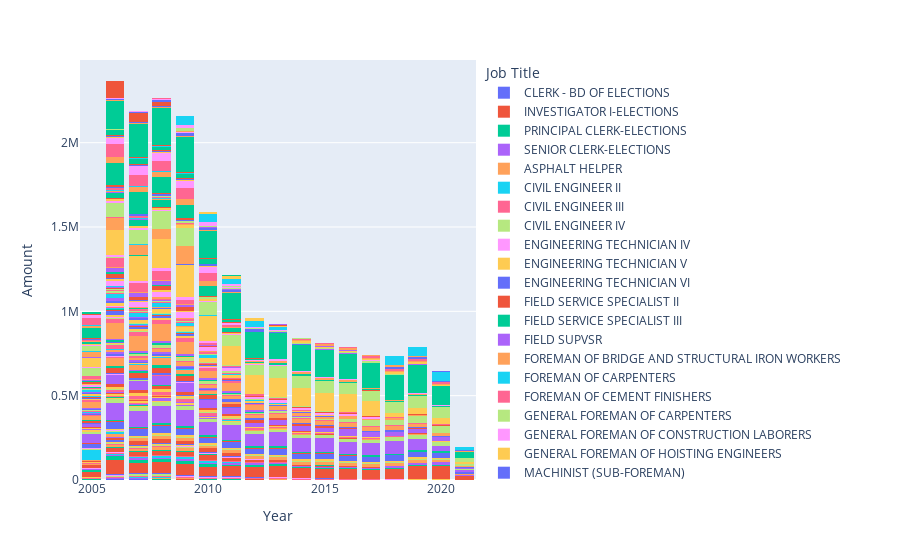

Source (notebook cell):
### Code cell
fig = px.bar(df_year_s, x="Year", y="Amount", color="Job Title", barmode = 'stack')

fig.update_traces(marker_line_width=0) 
fig.show()
